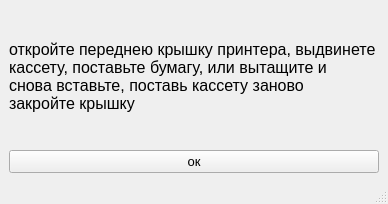
<?xml version="1.0" encoding="UTF-8"?>
<ui version="4.0">
 <class>kaset</class>
 <widget class="QMainWindow" name="kaset">
  <property name="geometry">
   <rect>
    <x>0</x>
    <y>0</y>
    <width>388</width>
    <height>204</height>
   </rect>
  </property>
  <property name="font">
   <font>
    <pointsize>10</pointsize>
   </font>
  </property>
  <property name="windowTitle">
   <string>переустановка касеты</string>
  </property>
  <widget class="QWidget" name="centralwidget">
   <layout class="QGridLayout" name="gridLayout">
    <item row="0" column="0">
     <layout class="QVBoxLayout" name="verticalLayout">
      <item>
       <widget class="QLabel" name="label">
        <property name="font">
         <font>
          <pointsize>12</pointsize>
         </font>
        </property>
        <property name="text">
         <string>откройте переднею крышку принтера, выдвинете
кассету, поставьте бумагу, или вытащите и
снова вставьте, поставь кассету заново 
закройте крышку</string>
        </property>
       </widget>
      </item>
      <item>
       <widget class="QPushButton" name="pushButton">
        <property name="text">
         <string>ок</string>
        </property>
       </widget>
      </item>
     </layout>
    </item>
   </layout>
  </widget>
  <widget class="QMenuBar" name="menubar">
   <property name="geometry">
    <rect>
     <x>0</x>
     <y>0</y>
     <width>388</width>
     <height>21</height>
    </rect>
   </property>
  </widget>
  <widget class="QStatusBar" name="statusbar"/>
 </widget>
 <resources/>
 <connections/>
</ui>
